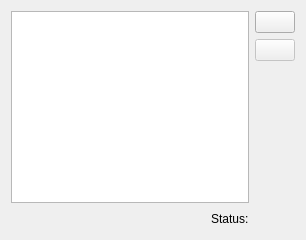
<?xml version="1.0" encoding="UTF-8"?>
<ui version="4.0">
 <class>StoichiometryDisplayWidget</class>
 <widget class="QWidget" name="StoichiometryDisplayWidget">
  <property name="geometry">
   <rect>
    <x>0</x>
    <y>0</y>
    <width>306</width>
    <height>240</height>
   </rect>
  </property>
  <property name="windowTitle">
   <string>Form</string>
  </property>
  <layout class="QHBoxLayout" name="horizontalLayout_2">
   <item>
    <layout class="QVBoxLayout" name="verticalLayout_4">
     <item>
      <widget class="ElementTableView" name="dataView">
       <property name="sizePolicy">
        <sizepolicy hsizetype="Expanding" vsizetype="MinimumExpanding">
         <horstretch>0</horstretch>
         <verstretch>0</verstretch>
        </sizepolicy>
       </property>
       <property name="editTriggers">
        <set>QAbstractItemView::DoubleClicked|QAbstractItemView::SelectedClicked</set>
       </property>
       <property name="sortingEnabled">
        <bool>true</bool>
       </property>
       <attribute name="horizontalHeaderStretchLastSection">
        <bool>true</bool>
       </attribute>
       <attribute name="verticalHeaderVisible">
        <bool>false</bool>
       </attribute>
      </widget>
     </item>
     <item>
      <layout class="QHBoxLayout" name="horizontalLayout">
       <item>
        <spacer name="horizontalSpacer">
         <property name="orientation">
          <enum>Qt::Horizontal</enum>
         </property>
         <property name="sizeHint" stdset="0">
          <size>
           <width>40</width>
           <height>20</height>
          </size>
         </property>
        </spacer>
       </item>
       <item>
        <widget class="QLabel" name="statusDescriptionLabel">
         <property name="sizePolicy">
          <sizepolicy hsizetype="Minimum" vsizetype="Preferred">
           <horstretch>0</horstretch>
           <verstretch>0</verstretch>
          </sizepolicy>
         </property>
         <property name="minimumSize">
          <size>
           <width>0</width>
           <height>20</height>
          </size>
         </property>
         <property name="text">
          <string>Status:</string>
         </property>
        </widget>
       </item>
      </layout>
     </item>
    </layout>
   </item>
   <item>
    <layout class="QVBoxLayout" name="verticalLayout">
     <item>
      <widget class="QPushButton" name="add_button">
       <property name="text">
        <string/>
       </property>
       <property name="icon">
        <iconset resource="../../icons/icons.qrc">
         <normaloff>:/add_icon</normaloff>:/add_icon</iconset>
       </property>
      </widget>
     </item>
     <item>
      <widget class="QPushButton" name="delete_button">
       <property name="enabled">
        <bool>false</bool>
       </property>
       <property name="text">
        <string/>
       </property>
       <property name="icon">
        <iconset resource="../../icons/icons.qrc">
         <normaloff>:/remove_icon</normaloff>:/remove_icon</iconset>
       </property>
      </widget>
     </item>
     <item>
      <spacer name="verticalSpacer">
       <property name="orientation">
        <enum>Qt::Vertical</enum>
       </property>
       <property name="sizeHint" stdset="0">
        <size>
         <width>20</width>
         <height>40</height>
        </size>
       </property>
      </spacer>
     </item>
     <item>
      <widget class="QLabel" name="statusLabel">
       <property name="sizePolicy">
        <sizepolicy hsizetype="Fixed" vsizetype="Fixed">
         <horstretch>0</horstretch>
         <verstretch>0</verstretch>
        </sizepolicy>
       </property>
       <property name="minimumSize">
        <size>
         <width>28</width>
         <height>20</height>
        </size>
       </property>
       <property name="maximumSize">
        <size>
         <width>28</width>
         <height>20</height>
        </size>
       </property>
       <property name="styleSheet">
        <string notr="true">padding: 1 5 1 5;</string>
       </property>
       <property name="text">
        <string/>
       </property>
       <property name="pixmap">
        <pixmap resource="../../icons/icons.qrc">:/status_unknown</pixmap>
       </property>
       <property name="scaledContents">
        <bool>true</bool>
       </property>
       <property name="alignment">
        <set>Qt::AlignCenter</set>
       </property>
       <property name="margin">
        <number>0</number>
       </property>
      </widget>
     </item>
    </layout>
   </item>
  </layout>
 </widget>
 <customwidgets>
  <customwidget>
   <class>ElementTableView</class>
   <extends>QTableView</extends>
   <header>GEMEditor.widgets.views</header>
  </customwidget>
 </customwidgets>
 <resources>
  <include location="../../icons/icons.qrc"/>
  <include location="../../icons/icons.qrc"/>
 </resources>
 <connections>
  <connection>
   <sender>add_button</sender>
   <signal>clicked()</signal>
   <receiver>StoichiometryDisplayWidget</receiver>
   <slot>add_item()</slot>
   <hints>
    <hint type="sourcelabel">
     <x>287</x>
     <y>17</y>
    </hint>
    <hint type="destinationlabel">
     <x>310</x>
     <y>44</y>
    </hint>
   </hints>
  </connection>
  <connection>
   <sender>delete_button</sender>
   <signal>clicked()</signal>
   <receiver>StoichiometryDisplayWidget</receiver>
   <slot>delete_item()</slot>
   <hints>
    <hint type="sourcelabel">
     <x>281</x>
     <y>56</y>
    </hint>
    <hint type="destinationlabel">
     <x>301</x>
     <y>88</y>
    </hint>
   </hints>
  </connection>
 </connections>
 <slots>
  <slot>add_item()</slot>
  <slot>delete_item()</slot>
 </slots>
</ui>
